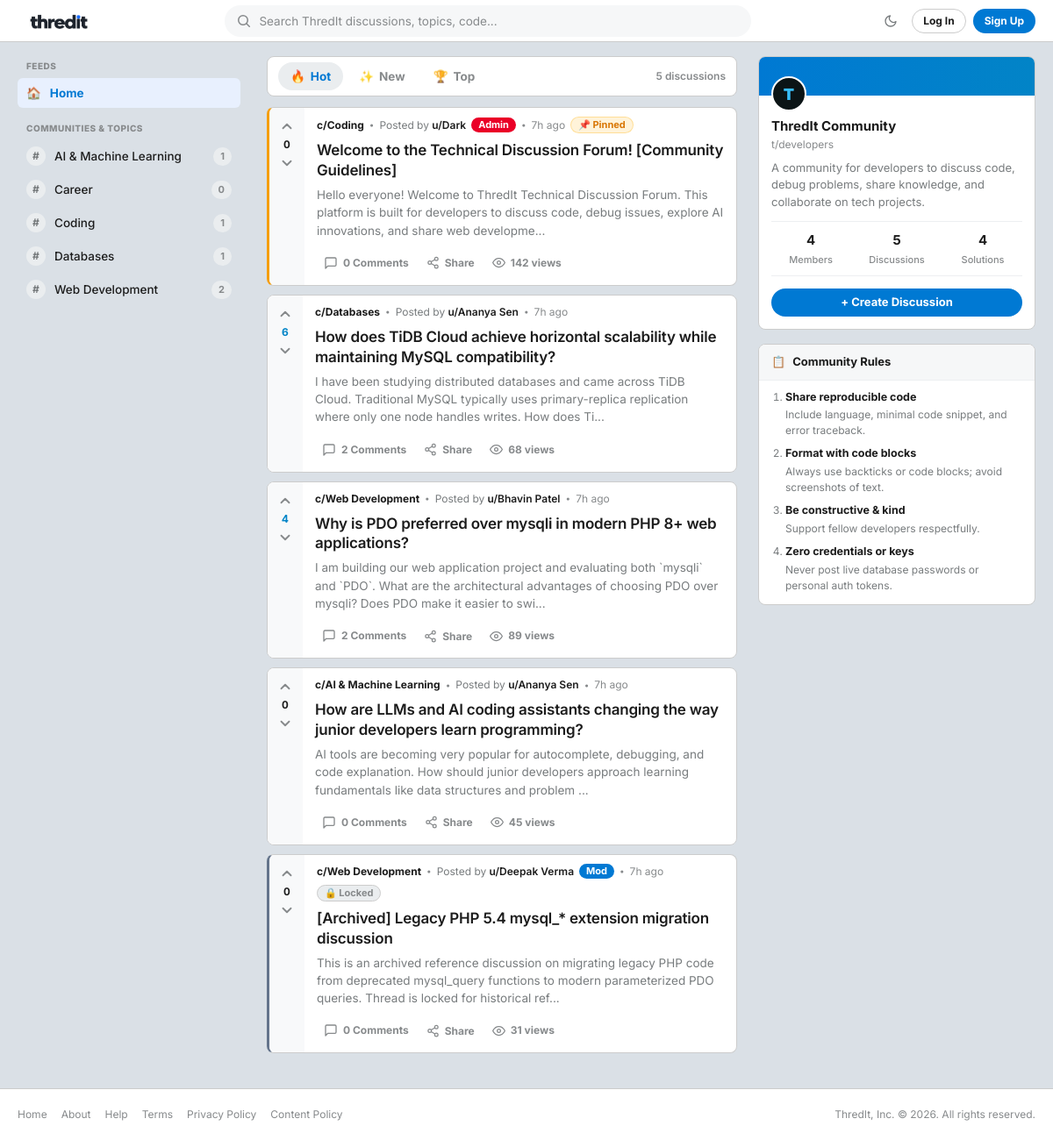
The page / on the database its author committed.
### tables this page shows
CREATE TABLE IF NOT EXISTS `categories` (
    `id` INT UNSIGNED NOT NULL AUTO_INCREMENT,
    `name` VARCHAR(100) NOT NULL,
    `description` TEXT NOT NULL,
    PRIMARY KEY (`id`),
    UNIQUE KEY `uq_categories_name` (`name`)
);

CREATE TABLE IF NOT EXISTS `threads` (
    `id` INT UNSIGNED NOT NULL AUTO_INCREMENT,
    `category_id` INT UNSIGNED NOT NULL,
    `user_id` INT UNSIGNED NOT NULL,
    `title` VARCHAR(255) NOT NULL,
    `body` MEDIUMTEXT NOT NULL,
    `is_pinned` TINYINT(1) NOT NULL DEFAULT 0,
    `is_locked` TINYINT(1) NOT NULL DEFAULT 0,
    `views` INT UNSIGNED NOT NULL DEFAULT 0,
    `created_at` DATETIME NOT NULL DEFAULT CURRENT_TIMESTAMP,
    PRIMARY KEY (`id`),
    INDEX `idx_threads_category` (`category_id`),
    INDEX `idx_threads_user` (`user_id`),
    INDEX `idx_threads_pinned_created` (`is_pinned`, `created_at` DESC),
    CONSTRAINT `fk_threads_category` FOREIGN KEY (`category_id`) REFERENCES `categories` (`id`) ON DELETE CASCADE,
    CONSTRAINT `fk_threads_user` FOREIGN KEY (`user_id`) REFERENCES `users` (`id`) ON DELETE CASCADE
);

CREATE TABLE IF NOT EXISTS `users` (
    `id` INT UNSIGNED NOT NULL AUTO_INCREMENT,
    `name` VARCHAR(100) NOT NULL,
    `email` VARCHAR(191) NOT NULL,
    `password_hash` VARCHAR(255) NOT NULL,
    `role` ENUM('user', 'moderator', 'admin') NOT NULL DEFAULT 'user',
    `is_banned` TINYINT(1) NOT NULL DEFAULT 0,
    `created_at` DATETIME NOT NULL DEFAULT CURRENT_TIMESTAMP,
    PRIMARY KEY (`id`),
    UNIQUE KEY `uq_users_email` (`email`),
    INDEX `idx_users_role` (`role`),
    INDEX `idx_users_banned` (`is_banned`)
);

### public/index.php (the view, shortened to what the rows shown need)
<?php
require_once __DIR__ . '/../includes/header.php';
$pdo = get_db_connection();
$categories = get_all_categories($pdo);
$sort = $_GET['sort'] ?? 'hot';
$sql = "SELECT t.*,
               u.name AS author_name, u.role AS author_role,
               c.name AS category_name,
               COUNT(DISTINCT r.id) AS reply_count,
               COALESCE(SUM(v.value), 0) AS vote_score
        FROM threads t
        INNER JOIN users u ON t.user_id = u.id
        INNER JOIN categories c ON t.category_id = c.id
        LEFT JOIN replies r ON t.id = r.thread_id
        LEFT JOIN votes v ON v.target_type = 'thread' AND v.target_id = t.id
        GROUP BY t.id, u.id, u.name, u.role, c.id, c.name ";
if ($sort === 'top') {
    $sql .= "ORDER BY t.is_pinned DESC, vote_score DESC, t.created_at DESC";
} elseif ($sort === 'latest') {
    $sql .= "ORDER BY t.is_pinned DESC, t.created_at DESC";
} else {
    $sql .= "ORDER BY t.is_pinned DESC, (COALESCE(SUM(v.value), 0) * 2 + COUNT(DISTINCT r.id)) DESC, t.created_at DESC";
}
$stmt = $pdo->query($sql);
$threads = $stmt->fetchAll();
$userVotes = [];
?>
<div class="reddit-container">
    <aside class="reddit-left-nav" id="left-nav-sidebar">
        <div class="nav-group">
            <ul class="nav-links">
                <?php foreach ($categories as $cat): ?>
                    <li class="nav-link-item">
                        <a href="<?= url('public/category.php?id=' . $cat['id']) ?>">
                            <span class="category-circle-icon">#</span>
                            <span class="category-name-text"><?= e($cat['name']) ?></span>
                            <span class="badge-count"><?= (int) $cat['thread_count'] ?></span>
                        </a>
                    </li>
                <?php endforeach; ?>
            </ul>
        </div>
    </aside>
    <main class="reddit-main-feed">
        <?php if (empty($threads)): ?>
            <div class="card empty-state" id="threads-container">
                <div class="empty-state-icon">💬</div>
                <div class="empty-state-title">No discussions here yet!</div>
                <p style="font-size: 0.875rem; margin-bottom: 1.25rem;">Be the first developer to start a technical discussion in our community.</p>
                <a href="<?= url('public/new_thread.php') ?>" class="btn btn-primary">Create the First Post</a>
            </div>
        <?php else: ?>
            <div class="reddit-posts-list fade-in-content" id="threads-container">
                <?php foreach ($threads as $t): ?>
                    <?php
                    $userVote = $userVotes[(int) $t['id']] ?? 0;
                    $score = (int) $t['vote_score'];
                    $threadUrl = url('public/thread.php?id=' . $t['id']);
                    ?>
                    <article class="card reddit-post-card <?= $t['is_pinned'] ? 'post-pinned' : '' ?> <?= $t['is_locked'] ? 'post-locked' : '' ?>">
                        <div class="reddit-vote-column">
                            <button type="button" class="reddit-vote-btn vote-up <?= $userVote === 1 ? 'voted' : '' ?>"
                                    data-target-type="thread"
                                    data-target-id="<?= $t['id'] ?>"
                                    data-vote="1"
                                    data-vote-url="<?= url('public/vote.php') ?>"
                                    title="Upvote" aria-label="Upvote">
                                <svg width="18" height="18" viewBox="0 0 24 24" fill="none" stroke="currentColor" stroke-width="2.5" stroke-linecap="round" stroke-linejoin="round">
                                    <polyline points="18 15 12 9 6 15"></polyline>
                                </svg>
                            </button>
                            <span class="reddit-vote-number <?= $score > 0 ? 'score-up' : ($score < 0 ? 'score-down' : '') ?>">
                                <?= $score ?>
                            </span>
                            <button type="button" class="reddit-vote-btn vote-down <?= $userVote === -1 ? 'voted' : '' ?>"
                                    data-target-type="thread"
                                    data-target-id="<?= $t['id'] ?>"
                                    data-vote="-1"
                                    data-vote-url="<?= url('public/vote.php') ?>"
                                    title="Downvote" aria-label="Downvote">
                                <svg width="18" height="18" viewBox="0 0 24 24" fill="none" stroke="currentColor" stroke-width="2.5" stroke-linecap="round" stroke-linejoin="round">
                                    <polyline points="6 9 12 15 18 9"></polyline>
                                </svg>
                            </button>
                        </div>
                        <div class="reddit-post-main">
                            <div class="reddit-post-meta">
                                <a href="<?= url('public/category.php?id=' . $t['category_id']) ?>" class="reddit-community-pill">
                                    c/<?= e($t['category_name']) ?>
                                </a>
                                <span class="meta-dot">&bull;</span>
                                <span class="meta-author">Posted by <strong>u/<?= e($t['author_name']) ?></strong></span>
                                <?php if ($t['author_role'] === 'admin'): ?>
                                    <span class="badge badge-role badge-role-admin">Admin</span>
                                <?php elseif ($t['author_role'] === 'moderator'): ?>
                                    <span class="badge badge-role badge-role-mod">Mod</span>
                                <?php endif; ?>
                                <span class="meta-dot">&bull;</span>
                                <span class="meta-time"><?= time_ago($t['created_at']) ?></span>
                                <?php if ($t['is_pinned']): ?>
                                    <span class="badge badge-pinned">📌 Pinned</span>
                                <?php endif; ?>
                                <?php if ($t['is_locked']): ?>
                                    <span class="badge badge-locked">🔒 Locked</span>
                                <?php endif; ?>
                            </div>
                            <h2 class="reddit-post-title">
                                <a href="<?= $threadUrl ?>">
                                    <?= e($t['title']) ?>
                                </a>
                            </h2>
                            <div class="reddit-post-snippet">
                                <?= e(truncate($t['body'], 180)) ?>
                            </div>
                            <div class="reddit-post-actions">
                                <a href="<?= $threadUrl ?>#replies" class="action-pill">
                                    <svg width="16" height="16" viewBox="0 0 24 24" fill="none" stroke="currentColor" stroke-width="2" stroke-linecap="round" stroke-linejoin="round">
                                        <path d="M21 15a2 2 0 0 1-2 2H7l-4 4V5a2 2 0 0 1 2-2h14a2 2 0 0 1 2 2z"></path>
                                    </svg>
                                    <span><?= (int) $t['reply_count'] ?> <?= (int) $t['reply_count'] === 1 ? 'Comment' : 'Comments' ?></span>
                                </a>
                                <button type="button" class="action-pill share-btn" data-url="<?= $threadUrl ?>" title="Copy link to discussion">
                                    <span>Share</span>
                                </button>
                                <div class="action-pill action-views">
                                    <svg width="15" height="15" viewBox="0 0 24 24" fill="none" stroke="currentColor" stroke-width="2" stroke-linecap="round" stroke-linejoin="round">
                                        <path d="M1 12s4-8 11-8 11 8 11 8-4 8-11 8-11-8-11-8z"></path>
                                        <circle cx="12" cy="12" r="3"></circle>
                                    </svg>
                                    <span><?= (int) $t['views'] ?> views</span>
                                </div>
                            </div>
                        </div>
                    </article>
                <?php endforeach; ?>
            </div>
        <?php endif; ?>
    </main>
</div>
<?php require_once __DIR__ . '/../includes/footer.php'; ?>

### rows shown on the page
categories: name "AI & Machine Learning", thread_count "1"
categories: name "Career", thread_count "0"
categories: name "Coding", thread_count "1"
categories: name "Databases", thread_count "1"
categories: name "Web Development", thread_count "2"
threads: score "0", category.name "Coding", user.name "Dark", shows "Admin", created_at "7h ago", is_pinned "📌 Pinned", title "Welcome to the Technical Discussion Forum! [Community Guidelines]", body "Hello everyone! Welcome to ThredIt Technical Discussion Forum. This platform is built for developers to discuss code, debug issues, explore AI innovations, and share web developme...", reply_count "0", views "142"
threads: score "6", category.name "Databases", user.name "Ananya Sen", created_at "7h ago", title "How does TiDB Cloud achieve horizontal scalability while maintaining MySQL compatibility?", body "I have been studying distributed databases and came across TiDB Cloud. Traditional MySQL typically uses primary-replica replication where only one node handles writes. How does Ti...", reply_count "2", views "68"
threads: score "4", category.name "Web Development", user.name "Bhavin Patel", created_at "7h ago", title "Why is PDO preferred over mysqli in modern PHP 8+ web applications?", body "I am building our web application project and evaluating both `mysqli` and `PDO`. What are the architectural advantages of choosing PDO over mysqli? Does PDO make it easier to swi...", reply_count "2", views "89"
threads: score "0", category.name "AI & Machine Learning", user.name "Ananya Sen", created_at "7h ago", title "How are LLMs and AI coding assistants changing the way junior developers learn programming?", body "AI tools are becoming very popular for autocomplete, debugging, and code explanation. How should junior developers approach learning fundamentals like data structures and problem ...", reply_count "0", views "45"
threads: score "0", category.name "Web Development", user.name "Deepak Verma", shows "Mod", created_at "7h ago", is_locked "🔒 Locked", title "[Archived] Legacy PHP 5.4 mysql_* extension migration discussion", body "This is an archived reference discussion on migrating legacy PHP code from deprecated mysql_query functions to modern parameterized PDO queries. Thread is locked for historical ref...", reply_count "0", views "31"

### other values the page prints
count($threads) "5"
$stats['users'] "4"
$stats['threads'] "5"
$stats['replies'] "4"
